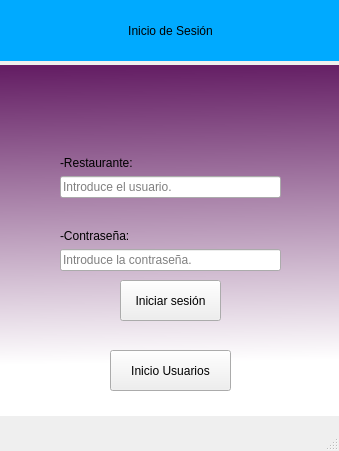
<?xml version="1.0" encoding="UTF-8"?>
<ui version="4.0">
 <class>MainWindow</class>
 <widget class="QMainWindow" name="MainWindow">
  <property name="enabled">
   <bool>true</bool>
  </property>
  <property name="geometry">
   <rect>
    <x>0</x>
    <y>0</y>
    <width>339</width>
    <height>451</height>
   </rect>
  </property>
  <property name="minimumSize">
   <size>
    <width>339</width>
    <height>451</height>
   </size>
  </property>
  <property name="maximumSize">
   <size>
    <width>339</width>
    <height>451</height>
   </size>
  </property>
  <property name="windowTitle">
   <string>MainWindow</string>
  </property>
  <widget class="QWidget" name="centralwidget">
   <widget class="QLabel" name="label">
    <property name="geometry">
     <rect>
      <x>0</x>
      <y>0</y>
      <width>341</width>
      <height>61</height>
     </rect>
    </property>
    <property name="autoFillBackground">
     <bool>false</bool>
    </property>
    <property name="styleSheet">
     <string notr="true">background-color: rgb(0, 170, 255);
font: 700 14pt &quot;Arial&quot;;</string>
    </property>
    <property name="text">
     <string>Inicio de Sesión</string>
    </property>
    <property name="alignment">
     <set>Qt::AlignCenter</set>
    </property>
   </widget>
   <widget class="QLabel" name="label_2">
    <property name="geometry">
     <rect>
      <x>0</x>
      <y>60</y>
      <width>341</width>
      <height>16</height>
     </rect>
    </property>
    <property name="styleSheet">
     <string notr="true">color: rgb(255, 255, 255);</string>
    </property>
    <property name="text">
     <string/>
    </property>
   </widget>
   <widget class="QLabel" name="label_3">
    <property name="geometry">
     <rect>
      <x>-2</x>
      <y>65</y>
      <width>351</width>
      <height>351</height>
     </rect>
    </property>
    <property name="styleSheet">
     <string notr="true">background-color: qlineargradient(spread:pad, x1:0.489, y1:0, x2:0.506, y2:1, stop:0 rgba(100, 30, 100, 255), stop:0.846591 rgba(255, 255, 255, 255));</string>
    </property>
    <property name="text">
     <string/>
    </property>
   </widget>
   <widget class="QWidget" name="verticalLayoutWidget">
    <property name="geometry">
     <rect>
      <x>60</x>
      <y>130</y>
      <width>221</width>
      <height>141</height>
     </rect>
    </property>
    <layout class="QVBoxLayout" name="verticalLayout">
     <item>
      <widget class="QLabel" name="label_4">
       <property name="autoFillBackground">
        <bool>false</bool>
       </property>
       <property name="styleSheet">
        <string notr="true">font: 14pt &quot;Arial&quot;;</string>
       </property>
       <property name="text">
        <string>-Restaurante:</string>
       </property>
       <property name="alignment">
        <set>Qt::AlignBottom|Qt::AlignLeading|Qt::AlignLeft</set>
       </property>
      </widget>
     </item>
     <item>
      <widget class="QLineEdit" name="txt_user">
       <property name="placeholderText">
        <string>Introduce el usuario.</string>
       </property>
      </widget>
     </item>
     <item>
      <widget class="QLabel" name="label_5">
       <property name="styleSheet">
        <string notr="true">font: 14pt &quot;Arial&quot;;</string>
       </property>
       <property name="text">
        <string>-Contraseña:</string>
       </property>
       <property name="alignment">
        <set>Qt::AlignBottom|Qt::AlignLeading|Qt::AlignLeft</set>
       </property>
      </widget>
     </item>
     <item>
      <widget class="QLineEdit" name="txt_password">
       <property name="inputMethodHints">
        <set>Qt::ImhHiddenText|Qt::ImhNoAutoUppercase|Qt::ImhNoPredictiveText|Qt::ImhSensitiveData</set>
       </property>
       <property name="text">
        <string/>
       </property>
       <property name="echoMode">
        <enum>QLineEdit::Password</enum>
       </property>
       <property name="readOnly">
        <bool>false</bool>
       </property>
       <property name="placeholderText">
        <string>Introduce la contraseña.</string>
       </property>
      </widget>
     </item>
    </layout>
   </widget>
   <widget class="QPushButton" name="btnIniciarSesion">
    <property name="geometry">
     <rect>
      <x>120</x>
      <y>280</y>
      <width>101</width>
      <height>41</height>
     </rect>
    </property>
    <property name="text">
     <string>Iniciar sesión</string>
    </property>
    <property name="shortcut">
     <string>Return</string>
    </property>
   </widget>
   <widget class="QPushButton" name="btnIniciarSesion_2">
    <property name="geometry">
     <rect>
      <x>110</x>
      <y>350</y>
      <width>121</width>
      <height>41</height>
     </rect>
    </property>
    <property name="text">
     <string>Inicio Usuarios</string>
    </property>
    <property name="shortcut">
     <string>Return</string>
    </property>
   </widget>
  </widget>
  <widget class="QMenuBar" name="menubar">
   <property name="geometry">
    <rect>
     <x>0</x>
     <y>0</y>
     <width>339</width>
     <height>26</height>
    </rect>
   </property>
  </widget>
  <widget class="QStatusBar" name="statusbar"/>
 </widget>
 <resources/>
 <connections/>
</ui>
